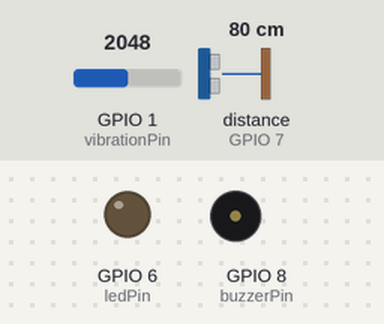
Bench run of a sketch on a simulated ESP32-S3. Shown: output pins drawn as LEDs (lit = HIGH), buzzer (waves = sounding, pin HIGH). Wiring (inferred from the names in the program): ultrasonic range finder: trigger GPIO 7; echo GPIO 7. Inputs (shaded band) come from the test bench; at power-on: GPIO 1 (vibrationPin) = 2048, distance to the obstacle (sensor on GPIO 7) 80 cm. The echo pulse lasts 58.3 µs per cm; WiFi joins after 1.5 s; servers stay silent unless stated; uploads are accepted with an empty reply; random numbers use the default seed unless the sketch sets one; what the sketch prints to the serial monitor is not drawn.

Above: at 0.1 s.
At 1.6 s:
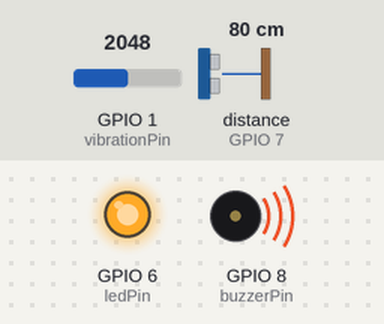
Timing chart, 0 to 3.1 s (numbered marks = the images above):
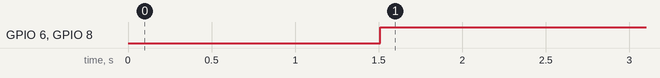

Measured:
- by itself, GPIO 6 (ledPin), GPIO 8 (buzzerPin): LOW → HIGH at 1.5 s

The sketch:

pothole_detection_esp32.ino
```cpp
/*
 * Smart Road Pothole Detection System - ESP32 IoT Version
 * Version 3.0: Professional Communication Layer (HTTP POST)
 */

#include <WiFi.h>
#include <HTTPClient.h>

// --- WiFi CONFIGURATION ---
const char* ssid = "Wokwi-GUEST";
const char* password = "";

// --- CLOUD CONFIGURATION ---
// Replace with your PC's IP address if running on actual hardware
const char* serverUrl = "http://localhost:5000/api/pothole-report";

// --- PIN CONFIGURATION ---
const int pingPin = 7;
const int ledPin = 6;
const int buzzerPin = 8;
const int vibrationPin = A0;

// Simulated GPS Data
float currentLat = 13.0827;
float currentLon = 80.2707;

void setup() {
  Serial.begin(115200);
  pinMode(ledPin, OUTPUT);
  pinMode(buzzerPin, OUTPUT);

  WiFi.begin(ssid, password);
  Serial.print("Connecting to WiFi");
  while (WiFi.status() != WL_CONNECTED) {
    delay(500);
    Serial.print(".");
  }
  Serial.println("\nConnected to WiFi!");
}

void loop() {
  // 1. SENSING LAYER
  long duration;
  int distance;
  pinMode(pingPin, OUTPUT);
  digitalWrite(pingPin, LOW); delayMicroseconds(2);
  digitalWrite(pingPin, HIGH); delayMicroseconds(5);
  digitalWrite(pingPin, LOW);
  pinMode(pingPin, INPUT);
  duration = pulseIn(pingPin, HIGH);
  distance = duration * 0.034 / 2;

  int vibrationValue = analogRead(vibrationPin);
  bool potholeDetected = (distance > 20 || vibrationValue > 150);

  // 2. ACTUATION
  digitalWrite(ledPin, potholeDetected ? HIGH : LOW);
  digitalWrite(buzzerPin, potholeDetected ? HIGH : LOW);

  // 3. COMMUNICATION LAYER (HTTP POST)
  // This is the direct link to the Cloud Layer
  if (WiFi.status() == WL_CONNECTED) {
    HTTPClient http;
    http.begin(serverUrl);
    http.addHeader("Content-Type", "application/json");

    // Prepare JSON Payload
    String jsonPayload = "{";
    jsonPayload += "\"lat\":" + String(currentLat, 6) + ",";
    jsonPayload += "\"lon\":" + String(currentLon, 6) + ",";
    jsonPayload += "\"dist\":" + String(distance) + ",";
    jsonPayload += "\"vib\":" + String(vibrationValue) + ",";
    jsonPayload += "\"alert\":" + String(potholeDetected ? "true" : "false");
    jsonPayload += "}";

    Serial.print("Sending Data to Cloud: ");
    Serial.println(jsonPayload);

    int httpResponseCode = http.POST(jsonPayload);

    if (httpResponseCode > 0) {
      Serial.print("HTTP Response code: ");
      Serial.println(httpResponseCode);
    } else {
      Serial.print("Error code: ");
      Serial.println(httpResponseCode);
    }
    http.end();
  }

  // Simulate movement
  currentLat += (random(-50, 50) / 100000.0);
  currentLon += (random(-50, 50) / 100000.0);

  delay(10000); // Send data every 10 seconds as requested
}
```
